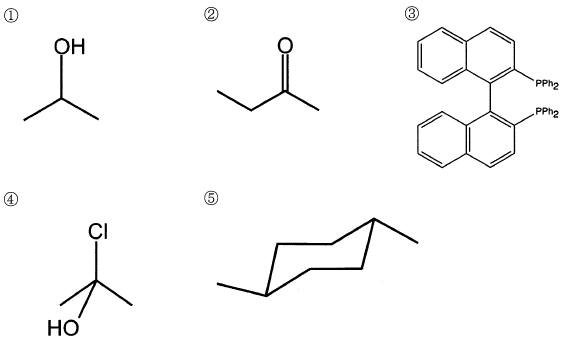
#> input picture data/images/2024_q03_choices.png, 564 x 343 px, found by its file name
$ python split.py
#> lines starting #> are read from the running program, lines starting #| are printed output that depends on the picture
from PIL import Image
import os

def crop_image():
    os.makedirs("images", exist_ok=True)
    img = Image.open("data/images/2024_q03_choices.png")
#> img is the input picture: PIL image 564x343 RGBA; mean R, G, B, A 249.5, 249.5, 249.5, 255
    width, height = img.size
#> width = 564; height = 343
    print(f"Image loaded: {width}x{height}")
#| Image loaded: 564x343

    w3 = width // 3
#> w3 = 188
    h2 = height // 2
#> h2 = 171

    img.crop((0, 0, w3, h2)).save("images/2024_q03_c1.png")
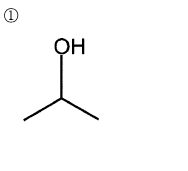
#> saved as 2024_q03_c1.png: PIL image 188x171 RGBA; mean R, G, B, A 250.9, 250.9, 250.9, 255
    img.crop((w3, 0, w3*2, h2)).save("images/2024_q03_c2.png")
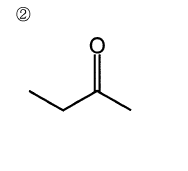
#> saved as 2024_q03_c2.png: PIL image 188x171 RGBA; mean R, G, B, A 250.5, 250.5, 250.5, 255
    img.crop((w3*2, 0, width, h2)).save("images/2024_q03_c3.png")
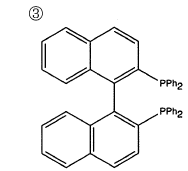
#> saved as 2024_q03_c3.png: PIL image 188x171 RGBA; mean R, G, B, A 244.1, 244.1, 244.1, 255
    img.crop((0, h2, w3, height)).save("images/2024_q03_c4.png")
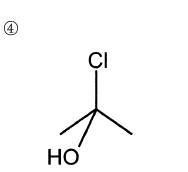
#> saved as 2024_q03_c4.png: PIL image 188x172 RGBA; mean R, G, B, A 249.4, 249.4, 249.4, 255
    img.crop((w3, h2, w3*2, height)).save("images/2024_q03_c5.png")
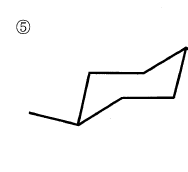
#> saved as 2024_q03_c5.png: PIL image 188x172 RGBA; mean R, G, B, A 247.8, 247.8, 247.8, 255
    print("Done slicing 5 choice images.")

if __name__ == "__main__":
    crop_image()
